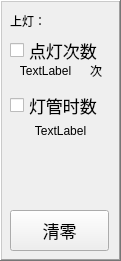
  <widget class="QFrame" name="frame_btn2">
   <property name="geometry">
    <rect>
     <x>670</x>
     <y>10</y>
     <width>121</width>
     <height>261</height>
    </rect>
   </property>
   <property name="frameShape">
    <enum>QFrame::WinPanel</enum>
   </property>
   <property name="frameShadow">
    <enum>QFrame::Raised</enum>
   </property>
   <widget class="QCheckBox" name="checkBox_lightcnt">
    <property name="geometry">
     <rect>
      <x>10</x>
      <y>40</y>
      <width>111</width>
      <height>21</height>
     </rect>
    </property>
    <property name="font">
     <font>
      <pointsize>13</pointsize>
     </font>
    </property>
    <property name="text">
     <string>点灯次数</string>
    </property>
   </widget>
   <widget class="QCheckBox" name="checkBox_lighttime">
    <property name="geometry">
     <rect>
      <x>10</x>
      <y>90</y>
      <width>111</width>
      <height>31</height>
     </rect>
    </property>
    <property name="font">
     <font>
      <pointsize>13</pointsize>
     </font>
    </property>
    <property name="text">
     <string>灯管时数</string>
    </property>
   </widget>
   <widget class="QPushButton" name="btn_light_clear">
    <property name="geometry">
     <rect>
      <x>10</x>
      <y>210</y>
      <width>99</width>
      <height>41</height>
     </rect>
    </property>
    <property name="font">
     <font>
      <pointsize>13</pointsize>
     </font>
    </property>
    <property name="focusPolicy">
     <enum>Qt::NoFocus</enum>
    </property>
    <property name="text">
     <string>清零</string>
    </property>
   </widget>
   <widget class="QLabel" name="label_lightnum">
    <property name="geometry">
     <rect>
      <x>10</x>
      <y>60</y>
      <width>71</width>
      <height>21</height>
     </rect>
    </property>
    <property name="text">
     <string>TextLabel</string>
    </property>
    <property name="alignment">
     <set>Qt::AlignCenter</set>
    </property>
   </widget>
   <widget class="QLabel" name="label_lightunit">
    <property name="geometry">
     <rect>
      <x>90</x>
      <y>60</y>
      <width>55</width>
      <height>21</height>
     </rect>
    </property>
    <property name="text">
     <string>次</string>
    </property>
   </widget>
   <widget class="QLabel" name="label_lighttime">
    <property name="geometry">
     <rect>
      <x>10</x>
      <y>120</y>
      <width>101</width>
      <height>21</height>
     </rect>
    </property>
    <property name="text">
     <string>TextLabel</string>
    </property>
    <property name="alignment">
     <set>Qt::AlignCenter</set>
    </property>
   </widget>
   <widget class="QLabel" name="label_lighttype">
    <property name="geometry">
     <rect>
      <x>10</x>
      <y>10</y>
      <width>55</width>
      <height>21</height>
     </rect>
    </property>
    <property name="text">
     <string>上灯：</string>
    </property>
   </widget>
  </widget>
